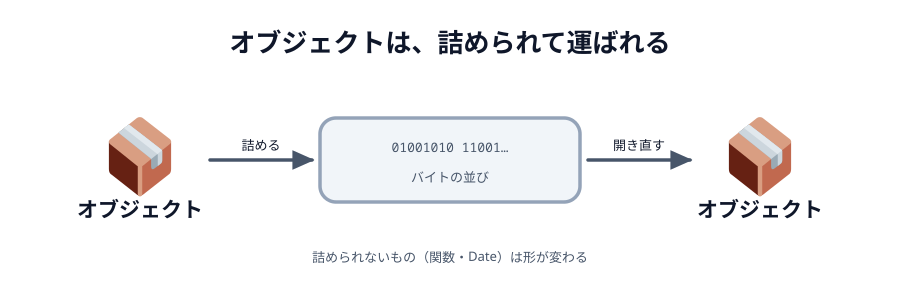

The script that saved this image:
# 00-thumbnail.svg
# スキーマ: SOURCE-PATH-GOAL（詰める → 運ぶ → 開き直す）

import sys
sys.path.insert(0, "/Users/seekseep/.claude/skills/genfig")
from genfig import Canvas, PALETTE

c = Canvas(900, 290)
c.text(450, 52, "オブジェクトは、詰められて運ばれる", scale="xl")

c.node(140, 165, "オブジェクト", emoji_cp="1f4e6", w=130, h=80)
c.sticky(320, 118, 260, 84, color="gray")
c.text(450, 152, "01001010 11001…", scale="sm", font="technical")
c.text(450, 182, "バイトの並び", scale="sm")
c.node(760, 165, "オブジェクト", emoji_cp="1f4e6", w=130, h=80)
c.connector(210, 160, 312, 160, label="詰める", label_scale="sm")
c.connector(588, 160, 690, 160, label="開き直す", label_scale="sm")
c.text(450, 262, "詰められないもの（関数・Date）は形が変わる", scale="sm")

c.save("00-thumbnail.svg")
